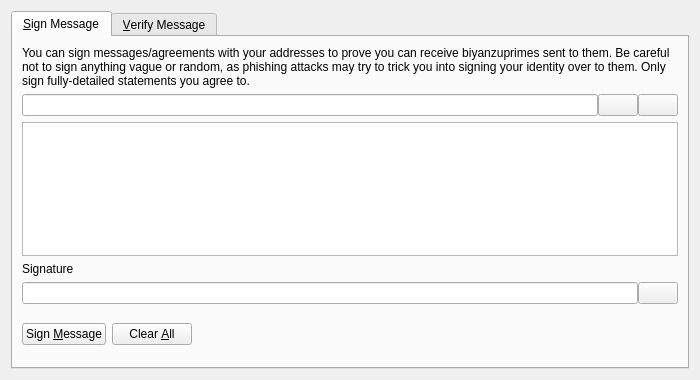
<?xml version="1.0" encoding="UTF-8"?>
<ui version="4.0">
 <class>SignVerifyMessageDialog</class>
 <widget class="QDialog" name="SignVerifyMessageDialog">
  <property name="geometry">
   <rect>
    <x>0</x>
    <y>0</y>
    <width>700</width>
    <height>380</height>
   </rect>
  </property>
  <property name="windowTitle">
   <string>Signatures - Sign / Verify a Message</string>
  </property>
  <property name="modal">
   <bool>true</bool>
  </property>
  <layout class="QVBoxLayout" name="verticalLayout">
   <item>
    <widget class="QTabWidget" name="tabWidget">
     <property name="currentIndex">
      <number>0</number>
     </property>
     <widget class="QWidget" name="tabSignMessage">
      <attribute name="title">
       <string>&amp;Sign Message</string>
      </attribute>
      <layout class="QVBoxLayout" name="verticalLayout_SM">
       <item>
        <widget class="QLabel" name="infoLabel_SM">
         <property name="text">
          <string>You can sign messages/agreements with your addresses to prove you can receive biyanzuprimes sent to them. Be careful not to sign anything vague or random, as phishing attacks may try to trick you into signing your identity over to them. Only sign fully-detailed statements you agree to.</string>
         </property>
         <property name="textFormat">
          <enum>Qt::PlainText</enum>
         </property>
         <property name="wordWrap">
          <bool>true</bool>
         </property>
        </widget>
       </item>
       <item>
        <layout class="QHBoxLayout" name="horizontalLayout_1_SM">
         <property name="spacing">
          <number>0</number>
         </property>
         <item>
          <widget class="QValidatedLineEdit" name="addressIn_SM">
           <property name="toolTip">
            <string>The BiYanZuPrime address to sign the message with</string>
           </property>
          </widget>
         </item>
         <item>
          <widget class="QPushButton" name="addressBookButton_SM">
           <property name="toolTip">
            <string>Choose previously used address</string>
           </property>
           <property name="text">
            <string/>
           </property>
           <property name="icon">
            <iconset resource="../bitcoin.qrc">
             <normaloff>:/icons/address-book</normaloff>:/icons/address-book</iconset>
           </property>
           <property name="shortcut">
            <string>Alt+A</string>
           </property>
           <property name="autoDefault">
            <bool>false</bool>
           </property>
          </widget>
         </item>
         <item>
          <widget class="QPushButton" name="pasteButton_SM">
           <property name="toolTip">
            <string>Paste address from clipboard</string>
           </property>
           <property name="text">
            <string/>
           </property>
           <property name="icon">
            <iconset resource="../bitcoin.qrc">
             <normaloff>:/icons/editpaste</normaloff>:/icons/editpaste</iconset>
           </property>
           <property name="shortcut">
            <string>Alt+P</string>
           </property>
           <property name="autoDefault">
            <bool>false</bool>
           </property>
          </widget>
         </item>
        </layout>
       </item>
       <item>
        <widget class="QPlainTextEdit" name="messageIn_SM">
         <property name="toolTip">
          <string>Enter the message you want to sign here</string>
         </property>
        </widget>
       </item>
       <item>
        <widget class="QLabel" name="signatureLabel_SM">
         <property name="text">
          <string>Signature</string>
         </property>
         <property name="textFormat">
          <enum>Qt::PlainText</enum>
         </property>
        </widget>
       </item>
       <item>
        <layout class="QHBoxLayout" name="horizontalLayout_2_SM">
         <property name="spacing">
          <number>0</number>
         </property>
         <item>
          <widget class="QLineEdit" name="signatureOut_SM">
           <property name="font">
            <font>
             <italic>true</italic>
            </font>
           </property>
           <property name="readOnly">
            <bool>true</bool>
           </property>
          </widget>
         </item>
         <item>
          <widget class="QPushButton" name="copySignatureButton_SM">
           <property name="toolTip">
            <string>Copy the current signature to the system clipboard</string>
           </property>
           <property name="text">
            <string/>
           </property>
           <property name="icon">
            <iconset resource="../bitcoin.qrc">
             <normaloff>:/icons/editcopy</normaloff>:/icons/editcopy</iconset>
           </property>
           <property name="autoDefault">
            <bool>false</bool>
           </property>
          </widget>
         </item>
        </layout>
       </item>
       <item>
        <layout class="QHBoxLayout" name="horizontalLayout_3_SM">
         <item>
          <widget class="QPushButton" name="signMessageButton_SM">
           <property name="toolTip">
            <string>Sign the message to prove you own this BiYanZuPrime address</string>
           </property>
           <property name="text">
            <string>Sign &amp;Message</string>
           </property>
           <property name="icon">
            <iconset resource="../bitcoin.qrc">
             <normaloff>:/icons/edit</normaloff>:/icons/edit</iconset>
           </property>
           <property name="autoDefault">
            <bool>false</bool>
           </property>
          </widget>
         </item>
         <item>
          <widget class="QPushButton" name="clearButton_SM">
           <property name="toolTip">
            <string>Reset all sign message fields</string>
           </property>
           <property name="text">
            <string>Clear &amp;All</string>
           </property>
           <property name="icon">
            <iconset resource="../bitcoin.qrc">
             <normaloff>:/icons/remove</normaloff>:/icons/remove</iconset>
           </property>
           <property name="autoDefault">
            <bool>false</bool>
           </property>
          </widget>
         </item>
         <item>
          <spacer name="horizontalSpacer_1_SM">
           <property name="orientation">
            <enum>Qt::Horizontal</enum>
           </property>
           <property name="sizeHint" stdset="0">
            <size>
             <width>40</width>
             <height>48</height>
            </size>
           </property>
          </spacer>
         </item>
         <item>
          <widget class="QLabel" name="statusLabel_SM">
           <property name="font">
            <font>
             <weight>75</weight>
             <bold>true</bold>
            </font>
           </property>
           <property name="text">
            <string/>
           </property>
           <property name="wordWrap">
            <bool>true</bool>
           </property>
          </widget>
         </item>
         <item>
          <spacer name="horizontalSpacer_2_SM">
           <property name="orientation">
            <enum>Qt::Horizontal</enum>
           </property>
           <property name="sizeHint" stdset="0">
            <size>
             <width>40</width>
             <height>48</height>
            </size>
           </property>
          </spacer>
         </item>
        </layout>
       </item>
      </layout>
     </widget>
     <widget class="QWidget" name="tabVerifyMessage">
      <attribute name="title">
       <string>&amp;Verify Message</string>
      </attribute>
      <layout class="QVBoxLayout" name="verticalLayout_VM">
       <item>
        <widget class="QLabel" name="infoLabel_VM">
         <property name="text">
          <string>Enter the receiver's address, message (ensure you copy line breaks, spaces, tabs, etc. exactly) and signature below to verify the message. Be careful not to read more into the signature than what is in the signed message itself, to avoid being tricked by a man-in-the-middle attack. Note that this only proves the signing party receives with the address, it cannot prove sendership of any transaction!</string>
         </property>
         <property name="textFormat">
          <enum>Qt::PlainText</enum>
         </property>
         <property name="alignment">
          <set>Qt::AlignLeading|Qt::AlignLeft|Qt::AlignTop</set>
         </property>
         <property name="wordWrap">
          <bool>true</bool>
         </property>
        </widget>
       </item>
       <item>
        <layout class="QHBoxLayout" name="horizontalLayout_1_VM">
         <property name="spacing">
          <number>0</number>
         </property>
         <item>
          <widget class="QValidatedLineEdit" name="addressIn_VM">
           <property name="toolTip">
            <string>The BiYanZuPrime address the message was signed with</string>
           </property>
          </widget>
         </item>
         <item>
          <widget class="QPushButton" name="addressBookButton_VM">
           <property name="toolTip">
            <string>Choose previously used address</string>
           </property>
           <property name="text">
            <string/>
           </property>
           <property name="icon">
            <iconset resource="../bitcoin.qrc">
             <normaloff>:/icons/address-book</normaloff>:/icons/address-book</iconset>
           </property>
           <property name="shortcut">
            <string>Alt+A</string>
           </property>
           <property name="autoDefault">
            <bool>false</bool>
           </property>
          </widget>
         </item>
        </layout>
       </item>
       <item>
        <widget class="QPlainTextEdit" name="messageIn_VM"/>
       </item>
       <item>
        <widget class="QValidatedLineEdit" name="signatureIn_VM"/>
       </item>
       <item>
        <layout class="QHBoxLayout" name="horizontalLayout_2_VM">
         <item>
          <widget class="QPushButton" name="verifyMessageButton_VM">
           <property name="toolTip">
            <string>Verify the message to ensure it was signed with the specified BiYanZuPrime address</string>
           </property>
           <property name="text">
            <string>Verify &amp;Message</string>
           </property>
           <property name="icon">
            <iconset resource="../bitcoin.qrc">
             <normaloff>:/icons/transaction_0</normaloff>:/icons/transaction_0</iconset>
           </property>
           <property name="autoDefault">
            <bool>false</bool>
           </property>
          </widget>
         </item>
         <item>
          <widget class="QPushButton" name="clearButton_VM">
           <property name="toolTip">
            <string>Reset all verify message fields</string>
           </property>
           <property name="text">
            <string>Clear &amp;All</string>
           </property>
           <property name="icon">
            <iconset resource="../bitcoin.qrc">
             <normaloff>:/icons/remove</normaloff>:/icons/remove</iconset>
           </property>
           <property name="autoDefault">
            <bool>false</bool>
           </property>
          </widget>
         </item>
         <item>
          <spacer name="horizontalSpacer_1_VM">
           <property name="orientation">
            <enum>Qt::Horizontal</enum>
           </property>
           <property name="sizeHint" stdset="0">
            <size>
             <width>40</width>
             <height>48</height>
            </size>
           </property>
          </spacer>
         </item>
         <item>
          <widget class="QLabel" name="statusLabel_VM">
           <property name="font">
            <font>
             <weight>75</weight>
             <bold>true</bold>
            </font>
           </property>
           <property name="text">
            <string/>
           </property>
           <property name="wordWrap">
            <bool>true</bool>
           </property>
          </widget>
         </item>
         <item>
          <spacer name="horizontalSpacer_2_VM">
           <property name="orientation">
            <enum>Qt::Horizontal</enum>
           </property>
           <property name="sizeHint" stdset="0">
            <size>
             <width>40</width>
             <height>48</height>
            </size>
           </property>
          </spacer>
         </item>
        </layout>
       </item>
      </layout>
     </widget>
    </widget>
   </item>
  </layout>
 </widget>
 <customwidgets>
  <customwidget>
   <class>QValidatedLineEdit</class>
   <extends>QLineEdit</extends>
   <header>qt/qvalidatedlineedit.h</header>
  </customwidget>
 </customwidgets>
 <resources>
  <include location="../bitcoin.qrc"/>
 </resources>
 <connections/>
</ui>
